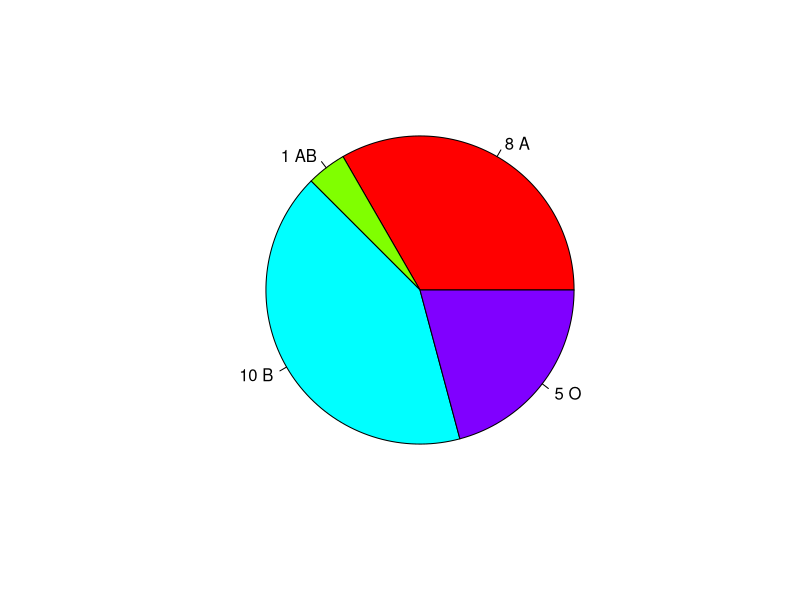
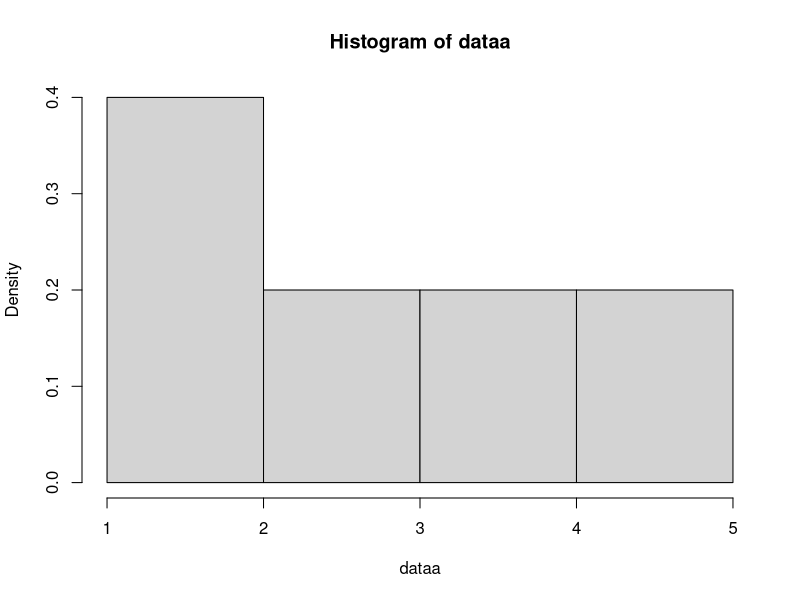
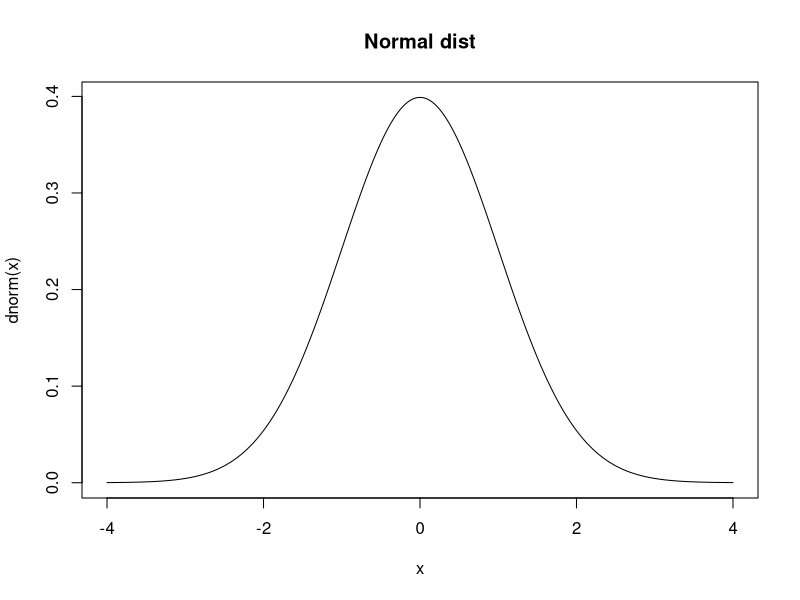

Source code (R) for these figures, in order:
# 16일차 내용 복습.

### 교수님이 수업은 안했지만, 책에 있는 내용.
slices = c(8,1,10,5)
labels = c("A","AB","B","O")
labels = paste(slices,labels) # paste는 두 내용을 붙여준다는 내용인가봄
labels
pie(slices,labels = labels, col = rainbow(length(labels))) # 아마 col은 컬러를 뜻하나봄. 레인보우가 됐다.
# length는 개수인가봄. 개수 맞춰서, 색 바꿔주나봐.
# 그외에, 상대도수 (어떤값에대한 도수/전체도수) 구해서 그거 paste하는것도 있음. 성분으로 sep이 있네. 
# sep은 파이썬이랑 같네.

# hist, 그리고 plot 성분 중에 xlab, ylab이 있음. 이건 x축 제목, y축 제목인듯. (라벨 축약자가 아닐까싶다)
# plot의 경우, xlim 이라는 성분이 있다. x축의 최솟값, 최댓값을 정하는 것인거 같다.
# (리미트 약자?)

# 비슷하게, stem에서는 scale이 구간을 어떻게 나눌지래요. 클수록 구간이 많아지고.

# cumsum은 누적합 함수임. 하나씩 더할때마다, 값 뽑아주나본데?


###

# barplot, pie, read.table 등 함.

# pie(slice,label) : slice는 테이블 의미. 각각 몇 도수인지. label은 각 범주 이름.

# hist 얘기도 함

# hist freq 개념. 기본 true고, y축을 도수로 나타내줌. 만약 이게 아니면, density로 보여줌.
# 아마 여기서 density는 확률. 총합은 1이다. 아래 링크와, dataa 참고.
# https://rdrr.io/r/graphics/hist.html 참고.

dataa = c(1,2,3,4,5)
hist(dataa,freq=F)

# stem 줄기와 잎 그림

# boxplot 상자그림

# plot: plot(x축, y축, 타입(type, "l" = line), 제목(main) 등)

x = seq(-4,4,by=0.01)

plot(x, dnorm(x), type="l", main="Normal dist") # type 1아니고, 영어임. l = line, o면 점과 선 동시에.

# dnorm = d 노말. 정규분포 함수. x에 해당하는 y축값,(밀도)를 찍어주라는 얘기